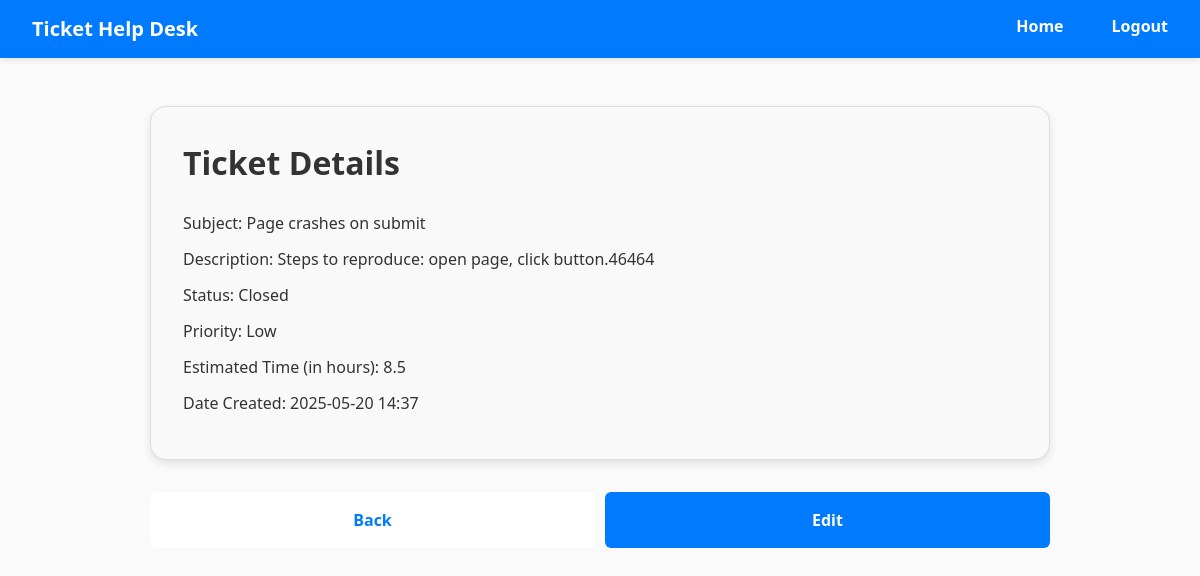
/tickets/ticket_details/2 (signed in), run on the app's committed database.
### HelpDeskTicketingSystem/models/TicketModel.py (models this page shows)
class Ticket(db.Model):
    id = db.Column(db.Integer, primary_key=True)
    subject = db.Column(db.String(100), nullable=False)
    description = db.Column(db.Text, nullable=False)
    status = db.Column(db.String(20), nullable=False)
    priority = db.Column(db.String(20), nullable=False)
    estimated_time = db.Column(db.Float, nullable=False)
    date_created = db.Column(db.DateTime(timezone=True), default=func.current_timestamp())
    user_id = db.Column(db.Integer, db.ForeignKey('user.id'))

### HelpDeskTicketingSystem/views/tickets.py (the view)
@tickets_bp.route('/ticket_details/<int:ticket_id>', methods=['GET'])
@login_required
def ticket_details(ticket_id):
    ticket = Ticket.query.filter_by(id=ticket_id).first()
    if not ticket:
        flash('Ticket not found.', category='error')
        return redirect(url_for('home.home'))
    if ticket.user_id != current_user.id and current_user.account_type != 'admin':
        flash('You do not have permission to view this ticket.', category='error')
        return redirect(url_for('home.home'))
    return render_template('ticket_details.html', ticket=ticket)

### HelpDeskTicketingSystem/__init__.py (called while the page is built)
def create_app():
    app = Flask(__name__)
    app.config.from_object(Config)
    db.init_app(app)
    login_manager.init_app(app)
    login_manager.login_view = 'auth.login'
    from .views.home import home_bp
    from .views.auth import auth_bp
    from .views.tickets import tickets_bp
    app.register_blueprint(home_bp, url_prefix='/')
    app.register_blueprint(auth_bp, url_prefix='/')
    app.register_blueprint(tickets_bp, url_prefix='/tickets')
    create_database(app)
    from .models import User
    @login_manager.user_loader
    def load_user(user_id):
        return User.query.get(int(user_id))
    return app

### HelpDeskTicketingSystem/templates/ticket_details.html (shortened to what this page needs)
{% extends "base.html" %}
{% block content %}
  <div class="ticket-card ticket-card--details">
    <h2 class="ticket-title">Ticket Details</h2>
    <p>Subject: {{ ticket.subject }}</p>
    <p>Description: {{ ticket.description }}</p>
    <p>Status: {{ ticket.status }}</p>
    <p>Priority: {{ ticket.priority }}</p>
    <p>Estimated Time (in hours): {{ ticket.estimated_time }}</p>
    <p>Date Created: {{ ticket.date_created.strftime('%Y-%m-%d %H:%M') }}</p>
  </div>
<div class="btn-group">
  <a href="{{ url_for('home.home') }}" class="btn btn-secondary">Back</a>
  <a href="{{ url_for('tickets.edit_ticket', ticket_id=ticket.id) }}" class="btn btn-primary">Edit</a>
</div>
{% endblock %}

### HelpDeskTicketingSystem/static/main.css (style rules this page uses)
body { margin: 0; padding: 0; font-family: "Segoe UI", sans-serif; font-size: 16px; line-height: 1.5; color: #222; background-color: #fafafa; }
a { color: #007bff; text-decoration: none; }
p { color: #222; text-decoration: none; font-weight: 300; }
.ticket-card { background: #fff; border: 1px solid #ddd; border-radius: 8px; box-shadow: 0 3px 6px rgba(0, 0, 0, 0.08); padding: 16px; margin-bottom: 16px; }
.ticket-card h2 { margin-top: 0; font-size: 1.25rem; color: #333; }
.ticket-card p { margin: 0 0 8px; color: #555; }
.ticket-card--details { background-color: #f9f9f9; padding: 2rem; border-radius: 1rem; box-shadow: 0 4px 8px rgba(0, 0, 0, 0.1); margin-bottom: 2rem; }
.ticket-card--details .ticket-title { font-size: 2rem; margin-bottom: 1.5rem; }
.ticket-card--details p { margin-bottom: 0.75rem; font-size: 1rem; color: #333; }
.btn-group { display: flex; gap: 10px; }
.btn-group a.btn, .btn-group form { width: 25%; }
.btn-group .btn { flex: 1; padding: 16px; font-size: 16px; font-weight: 700; border: none; border-radius: 6px; cursor: pointer; text-align: center; }
.btn-group .btn.btn-primary { background-color: #007bff; color: #fff; }
.btn-group .btn.btn-secondary { background-color: #fff; color: #007bff; }

### data on the page
Ticket: subject "Page crashes on submit", description "Steps to reproduce: open page, click button.46464", status "Closed", priority "Low", estimated_time "8.5", date_created "2025-05-20 14:37"
